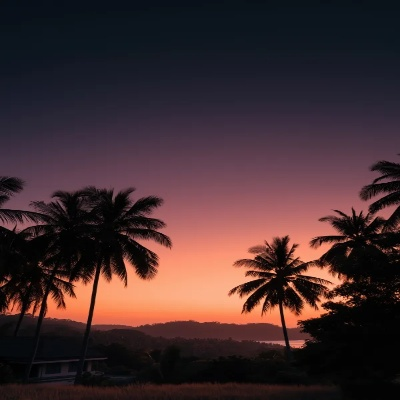
#> input picture After_class_activities/palmT.jpg, 400 x 400 px
$ python image_manipulation_challenge.py
#> lines starting #> are read from the running program, lines starting #| are printed output that depends on the picture
import cv2
import numpy as np
import matplotlib.pyplot as plt

# Load the image
img = cv2.imread('palmT.jpg')
#> img is the input picture: shape (400, 400, 3); mean B, G, R 47.3, 44.9, 66.5

# Convert to RGB for displaying with matplotlib
img_rgb = cv2.cvtColor(img, cv2.COLOR_BGR2RGB)

# Show the original image
plt.imshow(img_rgb)
plt.title("Original Image")
plt.show()

# Convert to grayscale
gray = cv2.cvtColor(img, cv2.COLOR_BGR2GRAY)
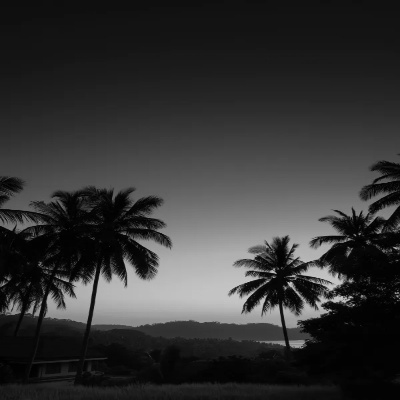
#> gray: shape (400, 400); min 0, max 206, mean 51.6
plt.imshow(gray, cmap='gray')
plt.title("Grayscale Image")
plt.show()

# Crop the image
crop = img[100:300, 200:400]
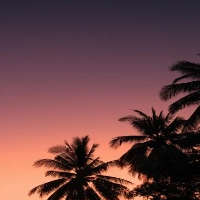
#> crop: shape (200, 200, 3); mean B, G, R 69, 66.9, 106.2
crop_rgb = cv2.cvtColor(crop, cv2.COLOR_BGR2RGB)

plt.imshow(crop_rgb)
plt.title("Cropped Region")
plt.show()

# Rotate the image by 45 degrees
(height, width) = img.shape[:2]
#> height = 400; width = 400
middle = (width // 2, height // 2)
#> middle = (200, 200)

rotation = cv2.getRotationMatrix2D(middle, 45, 1.0)
rotated_img = cv2.warpAffine(img, rotation, (width, height))
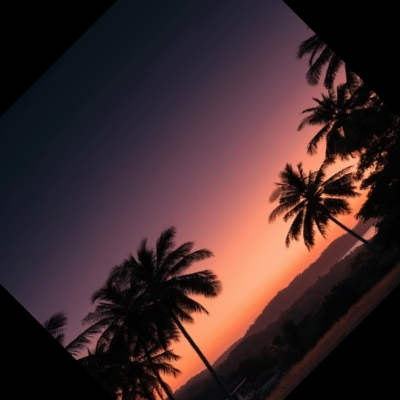
#> rotated_img: shape (400, 400, 3); mean B, G, R 43.6, 42.1, 63.9

rotated_rgb = cv2.cvtColor(rotated_img, cv2.COLOR_BGR2RGB)

plt.imshow(rotated_rgb)
plt.title("Rotated Image")
plt.show()

# Increase brightness by adding 50 to all pixel values
bright_matrix = np.ones(img.shape, dtype="uint8") * 50
bright_img = cv2.add(img, bright_matrix)
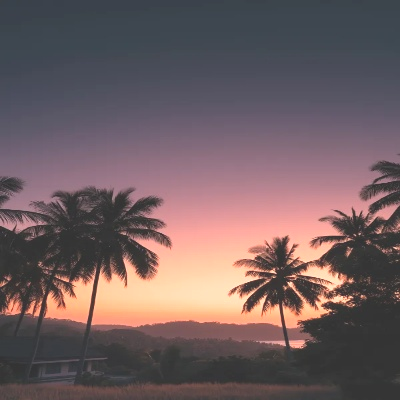
#> bright_img: shape (400, 400, 3); mean B, G, R 97.3, 94.9, 112.9

bright_rgb = cv2.cvtColor(bright_img, cv2.COLOR_BGR2RGB)

plt.imshow(bright_rgb)
plt.title("Brighter Image")
plt.show()

# Save the output images
cv2.imwrite('output_images/grayscale_image.jpg', gray)
cv2.imwrite('output_images/cropped_image.jpg', crop)
cv2.imwrite('output_images/rotated_image.jpg', rotated_img)
cv2.imwrite('output_images/brighter_image.jpg', bright_img)

# In this code, I added rotating the image, making it brighter, and saving the images,
# while in the classwork I only cropped and changed the image to grayscale.
